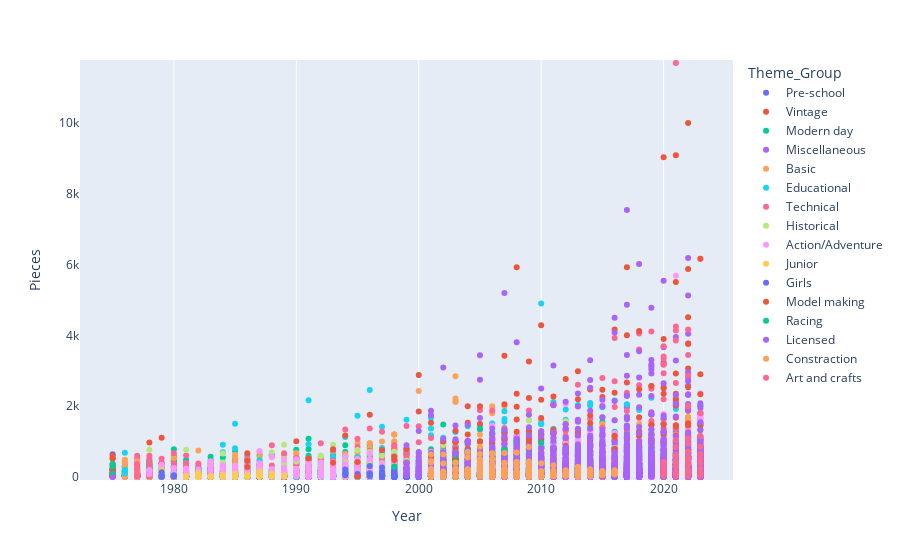

Notebook code cell kept with this figure:
### Markdown cell above
## <span style="color:#E26EE5">Single Variate Analysis</span>

### Code cell
figure=px.strip(theme,color='Theme_Group',x = 'Year',y='Pieces',orientation="h")
figure.show()

### Figure 1 — Plotly figure (JSON) as saved in the notebook; plotly's stock layout.template omitted (floating-point values rounded to 4 significant figures; data arrays with more than 128 entries replaced by an {"elided": "..."} marker saying what was removed)
{"data": [{"alignmentgroup": "True", "boxpoints": "all", "fillcolor": "rgba(255,255,255,0)", "hoveron": "points", "hovertemplate": "Theme_Group=Pre-school<br>Year=%{x}<br>Pieces=%{y}<extra></extra>", "legendgroup": "Pre-school", "line": {"color": "rgba(255,255,255,0)"}, "marker": {"color": "#636efa"}, "name": "Pre-school", "offsetgroup": "Pre-school", "orientation": "h", "pointpos": 0, "showlegend": true, "type": "box", "x": {"elided": "1547 int values"}, "x0": " ", "xaxis": "x", "y": {"elided": "1547 int values"}, "y0": " ", "yaxis": "y"}, {"alignmentgroup": "True", "boxpoints": "all", "fillcolor": "rgba(255,255,255,0)", "hoveron": "points", "hovertemplate": "Theme_Group=Vintage<br>Year=%{x}<br>Pieces=%{y}<extra></extra>", "legendgroup": "Vintage", "line": {"color": "rgba(255,255,255,0)"}, "marker": {"color": "#EF553B"}, "name": "Vintage", "offsetgroup": "Vintage", "orientation": "h", "pointpos": 0, "showlegend": true, "type": "box", "x": [1975, 1975, 1975, 1975, 1975, 1975, 1975, 1975, 1975, 1975, 1975, 1975, 1975, 1975, 1975, 1975, 1975, 1975, 1975, 1975, 1975, 1975, 1975, 1975, 1975, 1975, 1976, 1976, 1976, 1976, 1976, 1976, 1976, 1976, 1976, 1976, 1976, 1976, 1976, 1976, 1976, 1976, 1976, 1976, 1976, 1976, 1976, 1976, 1976, 1976, 1976, 1976, 1976, 1976, 1976, 1976, 1976, 1976, 1976, 1976, 1976, 1976, 1976, 1976, 1976, 1976, 1977, 1977, 1977, 1977, 1977, 1977, 1977, 1977, 1977, 1977, 1977, 1977, 1977, 1977, 1977, 1977, 1977, 1977, 1977, 1977, 1977, 1977, 1977, 1977, 1977, 1977, 1978, 1978, 1978, 1978, 1978, 1978, 1978, 1978, 1978, 1978, 1978, 1978, 1978, 1978, 1978, 1979, 1979, 1979, 1979, 1980, 1982, 2003], "x0": " ", "xaxis": "x", "y": [330, 526, 89, 49, 103, 120, 215, 229, 518, 602, 364, 200, 237, 197, 18, 62, 46, 216, 21, 49, 39, 57, 62, 65, 110, 93, 291, 94, 120, 39, 46, 23, 86, 53, 95, 156, 275, 280, 57, 151, 159, 133, 143, 281, 438, 21, 17, 39, 46, 72, 210, 202, 364, 300, 42, 51, 27, 67, 80, 95, 151, 164, 26, 30, 25, 194, 91, 128, 86, 41, 45, 48, 68, 93, 228, 274, 90, 82, 160, 47, 460, 49, 67, 45, 39, 18, 60, 46, 46, 130, 56, 115, 46, 215, 379, 445, 104, 167, 133, 211, 274, 973, 39, 133, 44, 23, 64, 164, 244, 212, 1112, 26, 231, 973], "y0": " ", "yaxis": "y"}, {"alignmentgroup": "True", "boxpoints": "all", "fillcolor": "rgba(255,255,255,0)", "hoveron": "points", "hovertemplate": "Theme_Group=Modern day<br>Year=%{x}<br>Pieces=%{y}<extra></extra>", "legendgroup": "Modern day", "line": {"color": "rgba(255,255,255,0)"}, "marker": {"color": "#00cc96"}, "name": "Modern day", "offsetgroup": "Modern day", "orientation": "h", "pointpos": 0, "showlegend": true, "type": "box", "x": {"elided": "2228 int values"}, "x0": " ", "xaxis": "x", "y": {"elided": "2228 int values"}, "y0": " ", "yaxis": "y"}, {"alignmentgroup": "True", "boxpoints": "all", "fillcolor": "rgba(255,255,255,0)", "hoveron": "points", "hovertemplate": "Theme_Group=Miscellaneous<br>Year=%{x}<br>Pieces=%{y}<extra></extra>", "legendgroup": "Miscellaneous", "line": {"color": "rgba(255,255,255,0)"}, "marker": {"color": "#ab63fa"}, "name": "Miscellaneous", "offsetgroup": "Miscellaneous", "orientation": "h", "pointpos": 0, "showlegend": true, "type": "box", "x": {"elided": "3407 int values"}, "x0": " ", "xaxis": "x", "y": {"elided": "3407 int values"}, "y0": " ", "yaxis": "y"}, {"alignmentgroup": "True", "boxpoints": "all", "fillcolor": "rgba(255,255,255,0)", "hoveron": "points", "hovertemplate": "Theme_Group=Basic<br>Year=%{x}<br>Pieces=%{y}<extra></extra>", "legendgroup": "Basic", "line": {"color": "rgba(255,255,255,0)"}, "marker": {"color": "#FFA15A"}, "name": "Basic", "offsetgroup": "Basic", "orientation": "h", "pointpos": 0, "showlegend": true, "type": "box", "x": {"elided": "827 int values"}, "x0": " ", "xaxis": "x", "y": {"elided": "827 int values"}, "y0": " ", "yaxis": "y"}, {"alignmentgroup": "True", "boxpoints": "all", "fillcolor": "rgba(255,255,255,0)", "hoveron": "points", "hovertemplate": "Theme_Group=Educational<br>Year=%{x}<br>Pieces=%{y}<extra></extra>", "legendgroup": "Educational", "line": {"color": "rgba(255,255,255,0)"}, "marker": {"color": "#19d3f3"}, "name": "Educational", "offsetgroup": "Educational", "orientation": "h", "pointpos": 0, "showlegend": true, "type": "box", "x": {"elided": "435 int values"}, "x0": " ", "xaxis": "x", "y": {"elided": "435 int values"}, "y0": " ", "yaxis": "y"}, {"alignmentgroup": "True", "boxpoints": "all", "fillcolor": "rgba(255,255,255,0)", "hoveron": "points", "hovertemplate": "Theme_Group=Technical<br>Year=%{x}<br>Pieces=%{y}<extra></extra>", "legendgroup": "Technical", "line": {"color": "rgba(255,255,255,0)"}, "marker": {"color": "#FF6692"}, "name": "Technical", "offsetgroup": "Technical", "orientation": "h", "pointpos": 0, "showlegend": true, "type": "box", "x": {"elided": "594 int values"}, "x0": " ", "xaxis": "x", "y": {"elided": "594 int values"}, "y0": " ", "yaxis": "y"}, {"alignmentgroup": "True", "boxpoints": "all", "fillcolor": "rgba(255,255,255,0)", "hoveron": "points", "hovertemplate": "Theme_Group=Historical<br>Year=%{x}<br>Pieces=%{y}<extra></extra>", "legendgroup": "Historical", "line": {"color": "rgba(255,255,255,0)"}, "marker": {"color": "#B6E880"}, "name": "Historical", "offsetgroup": "Historical", "orientation": "h", "pointpos": 0, "showlegend": true, "type": "box", "x": {"elided": "468 int values"}, "x0": " ", "xaxis": "x", "y": {"elided": "468 int values"}, "y0": " ", "yaxis": "y"}, {"alignmentgroup": "True", "boxpoints": "all", "fillcolor": "rgba(255,255,255,0)", "hoveron": "points", "hovertemplate": "Theme_Group=Action/Adventure<br>Year=%{x}<br>Pieces=%{y}<extra></extra>", "legendgroup": "Action/Adventure", "line": {"color": "rgba(255,255,255,0)"}, "marker": {"color": "#FF97FF"}, "name": "Action/Adventure", "offsetgroup": "Action/Adventure", "orientation": "h", "pointpos": 0, "showlegend": true, "type": "box", "x": {"elided": "1177 int values"}, "x0": " ", "xaxis": "x", "y": {"elided": "1177 int values"}, "y0": " ", "yaxis": "y"}, {"alignmentgroup": "True", "boxpoints": "all", "fillcolor": "rgba(255,255,255,0)", "hoveron": "points", "hovertemplate": "Theme_Group=Junior<br>Year=%{x}<br>Pieces=%{y}<extra></extra>", "legendgroup": "Junior", "line": {"color": "rgba(255,255,255,0)"}, "marker": {"color": "#FECB52"}, "name": "Junior", "offsetgroup": "Junior", "orientation": "h", "pointpos": 0, "showlegend": true, "type": "box", "x": {"elided": "228 int values"}, "x0": " ", "xaxis": "x", "y": {"elided": "228 int values"}, "y0": " ", "yaxis": "y"}, {"alignmentgroup": "True", "boxpoints": "all", "fillcolor": "rgba(255,255,255,0)", "hoveron": "points", "hovertemplate": "Theme_Group=Girls<br>Year=%{x}<br>Pieces=%{y}<extra></extra>", "legendgroup": "Girls", "line": {"color": "rgba(255,255,255,0)"}, "marker": {"color": "#636efa"}, "name": "Girls", "offsetgroup": "Girls", "orientation": "h", "pointpos": 0, "showlegend": true, "type": "box", "x": {"elided": "240 int values"}, "x0": " ", "xaxis": "x", "y": {"elided": "240 int values"}, "y0": " ", "yaxis": "y"}, {"alignmentgroup": "True", "boxpoints": "all", "fillcolor": "rgba(255,255,255,0)", "hoveron": "points", "hovertemplate": "Theme_Group=Model making<br>Year=%{x}<br>Pieces=%{y}<extra></extra>", "legendgroup": "Model making", "line": {"color": "rgba(255,255,255,0)"}, "marker": {"color": "#EF553B"}, "name": "Model making", "offsetgroup": "Model making", "orientation": "h", "pointpos": 0, "showlegend": true, "type": "box", "x": {"elided": "725 int values"}, "x0": " ", "xaxis": "x", "y": {"elided": "725 int values"}, "y0": " ", "yaxis": "y"}, {"alignmentgroup": "True", "boxpoints": "all", "fillcolor": "rgba(255,255,255,0)", "hoveron": "points", "hovertemplate": "Theme_Group=Racing<br>Year=%{x}<br>Pieces=%{y}<extra></extra>", "legendgroup": "Racing", "line": {"color": "rgba(255,255,255,0)"}, "marker": {"color": "#00cc96"}, "name": "Racing", "offsetgroup": "Racing", "orientation": "h", "pointpos": 0, "showlegend": true, "type": "box", "x": {"elided": "270 int values"}, "x0": " ", "xaxis": "x", "y": {"elided": "270 int values"}, "y0": " ", "yaxis": "y"}, {"alignmentgroup": "True", "boxpoints": "all", "fillcolor": "rgba(255,255,255,0)", "hoveron": "points", "hovertemplate": "Theme_Group=Licensed<br>Year=%{x}<br>Pieces=%{y}<extra></extra>", "legendgroup": "Licensed", "line": {"color": "rgba(255,255,255,0)"}, "marker": {"color": "#ab63fa"}, "name": "Licensed", "offsetgroup": "Licensed", "orientation": "h", "pointpos": 0, "showlegend": true, "type": "box", "x": {"elided": "2068 int values"}, "x0": " ", "xaxis": "x", "y": {"elided": "2068 int values"}, "y0": " ", "yaxis": "y"}, {"alignmentgroup": "True", "boxpoints": "all", "fillcolor": "rgba(255,255,255,0)", "hoveron": "points", "hovertemplate": "Theme_Group=Constraction<br>Year=%{x}<br>Pieces=%{y}<extra></extra>", "legendgroup": "Constraction", "line": {"color": "rgba(255,255,255,0)"}, "marker": {"color": "#FFA15A"}, "name": "Constraction", "offsetgroup": "Constraction", "orientation": "h", "pointpos": 0, "showlegend": true, "type": "box", "x": {"elided": "491 int values"}, "x0": " ", "xaxis": "x", "y": {"elided": "491 int values"}, "y0": " ", "yaxis": "y"}, {"alignmentgroup": "True", "boxpoints": "all", "fillcolor": "rgba(255,255,255,0)", "hoveron": "points", "hovertemplate": "Theme_Group=Art and crafts<br>Year=%{x}<br>Pieces=%{y}<extra></extra>", "legendgroup": "Art and crafts", "line": {"color": "rgba(255,255,255,0)"}, "marker": {"color": "#FF6692"}, "name": "Art and crafts", "offsetgroup": "Art and crafts", "orientation": "h", "pointpos": 0, "showlegend": true, "type": "box", "x": [2020, 2020, 2020, 2020, 2020, 2020, 2020, 2020, 2020, 2020, 2020, 2020, 2020, 2020, 2020, 2020, 2020, 2020, 2020, 2020, 2020, 2020, 2020, 2020, 2021, 2021, 2021, 2021, 2021, 2021, 2021, 2021, 2021, 2021, 2021, 2021, 2021, 2021, 2021, 2021, 2021, 2021, 2021, 2021, 2021, 2021, 2021, 2021, 2021, 2021, 2021, 2021, 2021, 2021, 2022, 2022, 2022, 2022, 2022, 2022, 2022, 2022, 2022, 2022, 2022, 2022, 2022, 2022, 2022, 2022, 2022, 2022, 2022, 2022, 2022, 2022, 2022, 2022, 2022, 2022, 2022, 2022, 2022, 2023, 2023, 2023, 2023, 2023, 2023, 2023, 2023, 2023, 2023, 2023, 2023, 2023], "x0": " ", "xaxis": "x", "y": [85, 3341, 2933, 3167, 3406, 110, 33, 33, 33, 33, 423, 213, 351, 405, 109, 33, 33, 300, 398, 374, 109, 33, 33, 388, 4138, 109, 4249, 2658, 11695, 34, 34, 34, 107, 33, 34, 451, 273, 622, 84, 85, 84, 84, 105, 120, 33, 34, 1040, 321, 441, 849, 82, 80, 388, 598, 116, 3445, 4167, 1998, 2870, 476, 36, 37, 188, 188, 118, 349, 438, 228, 722, 531, 943, 37, 95, 95, 474, 486, 115, 517, 479, 1096, 707, 95, 669, 94, 1810, null, null, 37, 37, 115, 643, 1154, 388, 234, 518, 856], "y0": " ", "yaxis": "y"}], "layout": {"boxmode": "group", "legend": {"title": {"text": "Theme_Group"}, "tracegroupgap": 0}, "margin": {"t": 60}, "xaxis": {"anchor": "y", "domain": [0, 1], "title": {"text": "Year"}}, "yaxis": {"anchor": "x", "domain": [0, 1], "title": {"text": "Pieces"}}}}
